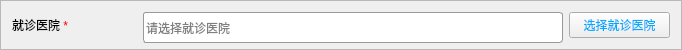
                          <widget class="QFrame" name="frame_21">
                           <property name="sizePolicy">
                            <sizepolicy hsizetype="Fixed" vsizetype="Fixed">
                             <horstretch>0</horstretch>
                             <verstretch>0</verstretch>
                            </sizepolicy>
                           </property>
                           <property name="minimumSize">
                            <size>
                             <width>682</width>
                             <height>50</height>
                            </size>
                           </property>
                           <property name="maximumSize">
                            <size>
                             <width>682</width>
                             <height>50</height>
                            </size>
                           </property>
                           <property name="frameShape">
                            <enum>QFrame::StyledPanel</enum>
                           </property>
                           <property name="frameShadow">
                            <enum>QFrame::Raised</enum>
                           </property>
                           <layout class="QHBoxLayout" name="horizontalLayout_54">
                            <item>
                             <widget class="QLabel" name="label_43">
                              <property name="sizePolicy">
                               <sizepolicy hsizetype="Fixed" vsizetype="Preferred">
                                <horstretch>0</horstretch>
                                <verstretch>0</verstretch>
                               </sizepolicy>
                              </property>
                              <property name="minimumSize">
                               <size>
                                <width>125</width>
                                <height>0</height>
                               </size>
                              </property>
                              <property name="maximumSize">
                               <size>
                                <width>125</width>
                                <height>16777215</height>
                               </size>
                              </property>
                              <property name="text">
                               <string>&lt;span style='color:black;'&gt;就诊医院&lt;/span&gt;&lt;span style='color:red;'&gt; *&lt;/span&gt;</string>
                              </property>
                             </widget>
                            </item>
                            <item>
                             <widget class="QLineEdit" name="resHos_lineEdit">
                              <property name="sizePolicy">
                               <sizepolicy hsizetype="Fixed" vsizetype="Fixed">
                                <horstretch>0</horstretch>
                                <verstretch>0</verstretch>
                               </sizepolicy>
                              </property>
                              <property name="minimumSize">
                               <size>
                                <width>420</width>
                                <height>31</height>
                               </size>
                              </property>
                              <property name="maximumSize">
                               <size>
                                <width>420</width>
                                <height>31</height>
                               </size>
                              </property>
                              <property name="styleSheet">
                               <string notr="true">border:1px solid #999999;
border-radius:3px;
background-color: rgb(255, 255, 255);
font: 10pt &quot;微软雅黑&quot;;</string>
                              </property>
                              <property name="readOnly">
                               <bool>true</bool>
                              </property>
                              <property name="placeholderText">
                               <string>请选择就诊医院</string>
                              </property>
                             </widget>
                            </item>
                            <item>
                             <widget class="QPushButton" name="choHos_btn">
                              <property name="cursor">
                               <cursorShape>PointingHandCursor</cursorShape>
                              </property>
                              <property name="styleSheet">
                               <string notr="true">font: 10pt &quot;微软雅黑&quot;;
color: rgb(0, 170, 255);</string>
                              </property>
                              <property name="text">
                               <string>选择就诊医院</string>
                              </property>
                             </widget>
                            </item>
                           </layout>
                          </widget>
